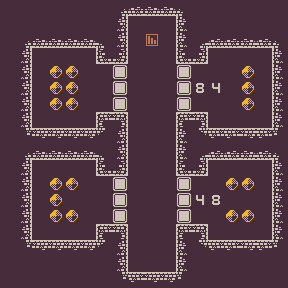

Rendered tile map (Tiled .tmx) drawn with the repository's tilesets; below, a short description and the full map source, tile grids included:
An orthogonal 18x18 tile map with 16x16 px tiles, 3 tile layers (ground, walls, Tile Layer 3).

<map version="1.2" tiledversion="1.3.1" orientation="orthogonal" renderorder="right-down" compressionlevel="-1" width="18" height="18" tilewidth="16" tileheight="16" infinite="0" nextlayerid="4" nextobjectid="1">
 <editorsettings>
  <export target="maps/store.json" format="json" />
 </editorsettings>
 <tileset firstgid="1" name="colored_packed" tilewidth="16" tileheight="16" tilecount="1056" columns="48">
  <image source="images/colored_packed.png" width="768" height="352" />
 </tileset>
 <layer id="1" name="ground" width="18" height="18">
  <data encoding="csv">
1,1,1,1,1,1,1,1,1,1,1,1,1,1,1,1,1,1,
1,1,1,1,1,1,1,1,1,1,1,1,1,1,1,1,1,1,
1,1,1,1,1,1,1,1,1,1,1,1,1,1,1,1,1,1,
1,1,1,1,1,1,1,1,1,1,1,1,1,1,1,1,1,1,
1,1,1,1,1,1,1,1,1,1,1,1,1,1,1,1,1,1,
1,1,1,1,1,1,1,1,1,1,1,1,1,1,1,1,1,1,
1,1,1,1,1,1,1,1,1,1,1,1,1,1,1,1,1,1,
1,1,1,1,1,1,1,1,1,1,1,1,1,1,1,1,1,1,
1,1,1,1,1,1,1,1,1,1,1,1,1,1,1,1,1,1,
1,1,1,1,1,1,1,1,1,1,1,1,1,1,1,1,1,1,
1,1,1,1,1,1,1,1,1,1,1,1,1,1,1,1,1,1,
1,1,1,1,1,1,1,1,1,1,1,1,1,1,1,1,1,1,
1,1,1,1,1,1,1,1,1,1,1,1,1,1,1,1,1,1,
1,1,1,1,1,1,1,1,1,1,1,1,1,1,1,1,1,1,
1,1,1,1,1,1,1,1,1,1,1,1,1,1,1,1,1,1,
1,1,1,1,1,1,1,1,1,1,1,1,1,1,1,1,1,1,
1,1,1,1,1,1,1,1,1,1,1,1,1,1,1,1,1,1,
1,1,1,1,1,1,1,1,1,1,1,1,1,1,1,1,1,1
</data>
 </layer>
 <layer id="2" name="walls" width="18" height="18">
  <data encoding="csv">
0,0,0,0,0,0,0,163,116,2147483764,2147483764,2147483811,0,0,0,0,0,0,
0,0,0,0,0,0,0,69,0,0,0,2147483717,0,0,0,0,0,0,
0,163,2147483764,2147483764,2147483764,2147483764,164,69,0,0,0,2147483717,2147483812,116,116,2147483764,116,2147483811,
0,69,0,0,0,0,115,2147483763,0,0,0,115,2147483763,0,0,0,0,2147483717,
0,69,0,0,0,0,0,0,0,0,0,0,0,0,0,0,0,2147483717,
0,69,0,0,0,0,0,0,0,0,0,0,0,0,0,0,0,2147483717,
0,69,0,0,0,0,0,0,0,0,0,0,0,0,0,0,0,2147483717,
0,69,0,0,0,0,19,2147483667,0,0,0,19,2147483667,0,0,0,0,2147483717,
0,211,2147483668,2147483668,2147483668,2147483668,212,69,0,0,0,2147483717,2147483860,20,20,2147483668,20,2147483859,
0,163,2147483764,2147483764,2147483764,2147483764,164,69,0,0,0,2147483717,2147483812,116,116,2147483764,116,2147483811,
0,69,0,0,0,0,115,2147483763,0,0,0,115,2147483763,0,0,0,0,2147483717,
0,69,0,0,0,0,0,0,0,0,0,0,0,0,0,0,0,2147483717,
0,69,0,0,0,0,0,0,0,0,0,0,0,0,0,0,0,2147483717,
0,69,0,0,0,0,0,0,0,0,0,0,0,0,0,0,0,2147483717,
0,69,0,0,0,0,19,2147483667,0,0,0,19,2147483667,0,0,0,0,2147483717,
0,211,2147483668,2147483668,2147483668,2147483668,212,69,0,0,0,2147483717,2147483860,20,20,2147483668,20,2147483859,
0,0,0,0,0,0,0,69,0,0,0,2147483717,0,0,0,0,0,0,
0,0,0,0,0,0,0,211,20,2147483668,2147483668,2147483859,0,0,0,0,0,0
</data>
 </layer>
 <layer id="3" name="Tile Layer 3" width="18" height="18">
  <data encoding="csv">
0,0,0,0,0,0,0,0,0,0,0,0,0,0,0,0,0,0,
0,0,0,0,0,0,0,0,0,0,0,0,0,0,0,0,0,0,
0,0,0,0,0,0,0,0,0,292,0,0,0,0,0,0,0,0,
0,0,0,0,0,0,0,0,0,0,0,0,0,0,0,0,0,0,
0,0,0,513,513,0,0,760,0,0,0,760,0,0,0,513,0,0,
0,0,0,513,513,0,0,760,0,0,0,760,860,856,0,513,0,0,
0,0,0,513,513,0,0,760,0,0,0,760,0,0,0,513,0,0,
0,0,0,0,0,0,0,0,0,0,0,0,0,0,0,0,0,0,
0,0,0,0,0,0,0,0,0,0,0,0,0,0,0,0,0,0,
0,0,0,0,0,0,0,0,0,0,0,0,0,0,0,0,0,0,
0,0,0,0,0,0,0,0,0,0,0,0,0,0,0,0,0,0,
0,0,0,513,513,0,0,760,0,0,0,760,0,0,513,513,0,0,
0,0,0,513,0,0,0,760,0,0,0,760,856,860,0,0,0,0,
0,0,0,513,513,0,0,760,0,0,0,760,0,0,513,513,0,0,
0,0,0,0,0,0,0,0,0,0,0,0,0,0,0,0,0,0,
0,0,0,0,0,0,0,0,0,0,0,0,0,0,0,0,0,0,
0,0,0,0,0,0,0,0,0,0,0,0,0,0,0,0,0,0,
0,0,0,0,0,0,0,0,0,0,0,0,0,0,0,0,0,0
</data>
 </layer>
</map>
